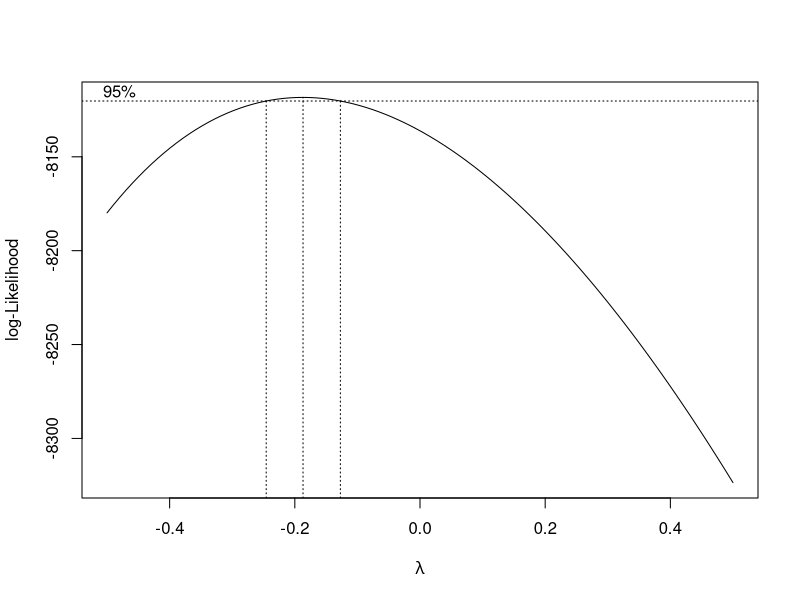
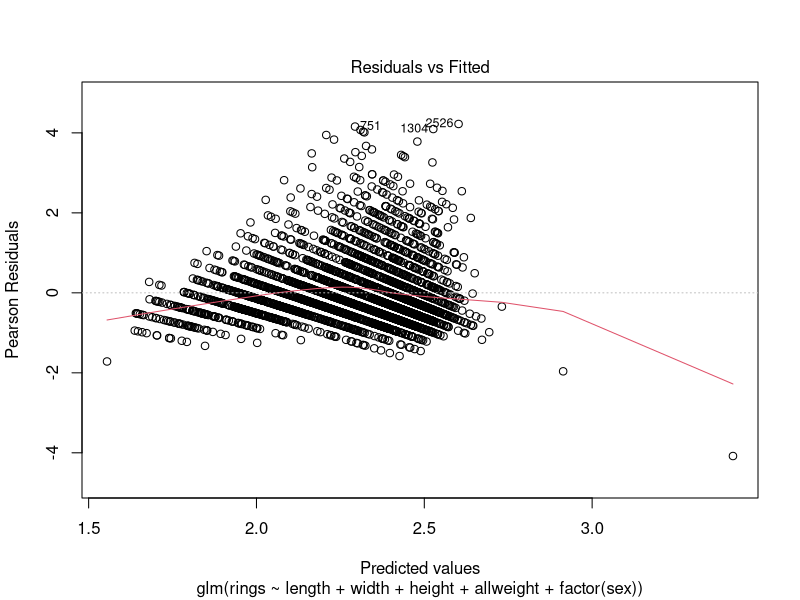
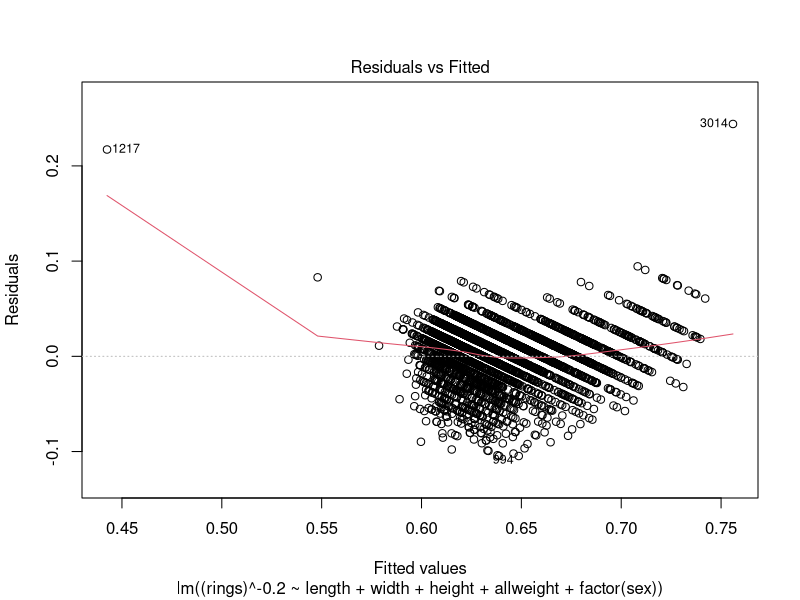
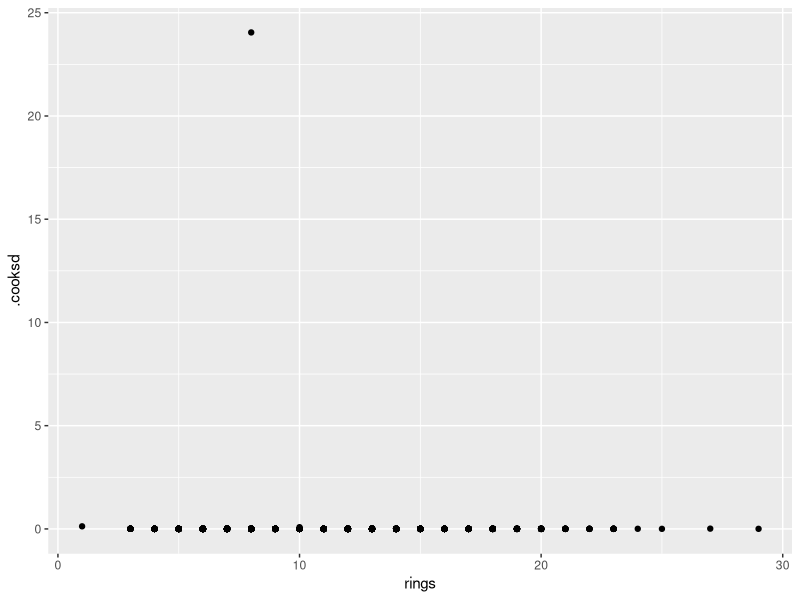
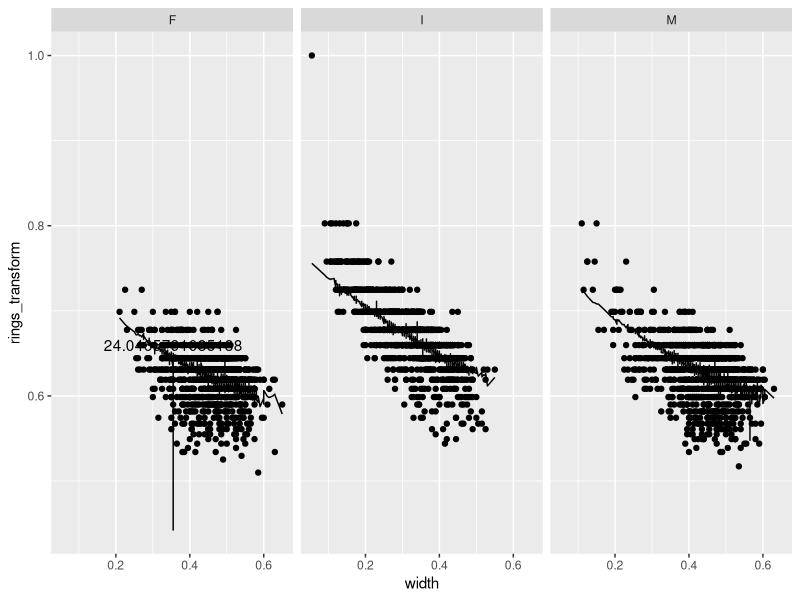

Write the R code that produced these figures, in order.
## ---- chunk 1
#Load Data 
abalone <- read.csv("abaloneTrain.csv")

head(abalone)

## ---- chunk 2
library(MASS)
lambda <- boxcox(rings ~ length + width + height + allweight + factor(sex), data = abalone, 
                 lambda = seq(-.5, .5, length = 50))

## ---- chunk 3
#Transformed Model
mod0 <- lm((rings) ~ length + width + height + allweight + factor(sex), 
            data = abalone) 
mod1 <- lm((rings)^-0.2 ~ length + width + height + allweight + factor(sex),
            data = abalone) 
## ---- chunk 4

pois.mod <- glm(rings ~ length + width + height + allweight + factor(sex), 
                data = abalone, family = poisson)

#Compare residual plots 
plot(pois.mod,1)
plot(mod1,1)

## ---- chunk 5

#Backward stepAIC
backward.mod1 <- MASS::stepAIC(mod1, direction = "backward")

#Forward stepAIC
forward.mod1 <- MASS::stepAIC(mod1, scope = ~ (length + width + height + allweight + factor(sex))^2, direction = "forward")


## ---- chunk 6
library(broom)
library(dplyr)
library(ggplot2)

#Model output from stepAIC 
step.mod <- lm((rings)^-0.2 ~ width + height + allweight + factor(sex), data = abalone) 

##Augment model to find outlier 
step.mod.aug <- augment(step.mod, abalone)

#add transformed rings variable to step.mod.aug 
step.mod.aug$rings_transform <- (step.mod.aug$rings)^-0.2


#Create subset of data without large outlier 
step.mod.aug.filter <-  step.mod.aug %>% 
                        filter(.cooksd != max(.cooksd))

#Refit mod 1 on this subset of data 
mod1.filter <- lm((rings)^-0.2 ~ length + width + height + allweight + factor(sex), data = step.mod.aug.filter) 

#Perform backward stepAIC on this model with filtered data 
backward.mod1.filter <- MASS::stepAIC(mod1.filter, direction = "backward")

step.mod.filter <- lm((rings)^-0.2 ~ width + height + allweight + factor(sex), data = step.mod.aug.filter) 

#Compare models using AIC 
AIC(step.mod, step.mod.filter)

#Augment filtered model 
step.mod.filter.aug  <- augment(step.mod.filter, step.mod.aug.filter)

#Check the max cooksd for this new model 
max(step.mod.filter.aug$.cooksd)

## ---- chunk 7
#Exploratory work for part d 

#Look at data 
head(step.mod.aug)


#Plot data to find outlier 
ggplot(data = step.mod.aug, aes(x = rings, y = .cooksd)) + 
       geom_point() 

ggplot(data = step.mod.aug, aes(x = width, y = rings_transform)) +  
      geom_point() + 
      facet_wrap (~sex) + 
      geom_line(aes(y = .fitted), color = "black") +
      geom_text(aes(label = ifelse(.cooksd > 20, .cooksd, "")))

